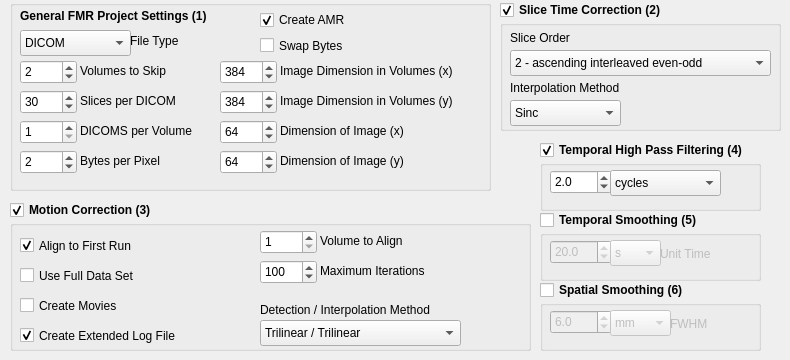
     <widget class="QWidget" name="tabFMR">
      <attribute name="title">
       <string>FMR</string>
      </attribute>
      <widget class="QGroupBox" name="fmrSGS">
       <property name="enabled">
        <bool>false</bool>
       </property>
       <property name="geometry">
        <rect>
         <x>540</x>
         <y>300</y>
         <width>221</width>
         <height>51</height>
        </rect>
       </property>
       <property name="title">
        <string/>
       </property>
       <property name="checkable">
        <bool>false</bool>
       </property>
       <property name="checked">
        <bool>false</bool>
       </property>
       <widget class="QDoubleSpinBox" name="fmrSGSvalue">
        <property name="geometry">
         <rect>
          <x>10</x>
          <y>10</y>
          <width>62</width>
          <height>24</height>
         </rect>
        </property>
        <property name="decimals">
         <number>1</number>
        </property>
        <property name="value">
         <double>6.000000000000000</double>
        </property>
       </widget>
       <widget class="QComboBox" name="fmrSGSunit">
        <property name="geometry">
         <rect>
          <x>70</x>
          <y>10</y>
          <width>61</width>
          <height>26</height>
         </rect>
        </property>
        <property name="currentText">
         <string>mm</string>
        </property>
        <item>
         <property name="text">
          <string>mm</string>
         </property>
        </item>
        <item>
         <property name="text">
          <string>px</string>
         </property>
        </item>
       </widget>
       <widget class="QLabel" name="fmrFWHMLabel">
        <property name="geometry">
         <rect>
          <x>130</x>
          <y>13</y>
          <width>62</width>
          <height>21</height>
         </rect>
        </property>
        <property name="text">
         <string>FWHM</string>
        </property>
       </widget>
      </widget>
      <widget class="QGroupBox" name="MoCo">
       <property name="enabled">
        <bool>true</bool>
       </property>
       <property name="geometry">
        <rect>
         <x>10</x>
         <y>220</y>
         <width>521</width>
         <height>131</height>
        </rect>
       </property>
       <property name="title">
        <string/>
       </property>
       <widget class="QCheckBox" name="existsTargetFMR">
        <property name="geometry">
         <rect>
          <x>10</x>
          <y>10</y>
          <width>141</width>
          <height>31</height>
         </rect>
        </property>
        <property name="text">
         <string>Align to First Run</string>
        </property>
        <property name="checked">
         <bool>true</bool>
        </property>
       </widget>
       <widget class="QSpinBox" name="targetVolNum">
        <property name="geometry">
         <rect>
          <x>250</x>
          <y>10</y>
          <width>57</width>
          <height>24</height>
         </rect>
        </property>
        <property name="minimum">
         <number>1</number>
        </property>
        <property name="value">
         <number>1</number>
        </property>
       </widget>
       <widget class="QLabel" name="targetVolNumLabel">
        <property name="geometry">
         <rect>
          <x>310</x>
          <y>10</y>
          <width>101</width>
          <height>21</height>
         </rect>
        </property>
        <property name="text">
         <string>Volume to Align</string>
        </property>
       </widget>
       <widget class="QComboBox" name="mocoInterpolationMethod">
        <property name="geometry">
         <rect>
          <x>250</x>
          <y>100</y>
          <width>201</width>
          <height>26</height>
         </rect>
        </property>
        <property name="currentText">
         <string>Trilinear / Trilinear</string>
        </property>
        <property name="currentIndex">
         <number>0</number>
        </property>
        <item>
         <property name="text">
          <string>Trilinear / Trilinear</string>
         </property>
        </item>
        <item>
         <property name="text">
          <string>Trilinear / Sinc</string>
         </property>
        </item>
        <item>
         <property name="text">
          <string>Sinc / Sinc</string>
         </property>
        </item>
       </widget>
       <widget class="QCheckBox" name="useFullDataset">
        <property name="geometry">
         <rect>
          <x>10</x>
          <y>40</y>
          <width>141</width>
          <height>31</height>
         </rect>
        </property>
        <property name="text">
         <string>Use Full Data Set</string>
        </property>
        <property name="checked">
         <bool>false</bool>
        </property>
        <property name="tristate">
         <bool>false</bool>
        </property>
       </widget>
       <widget class="QSpinBox" name="maxNumIterations">
        <property name="geometry">
         <rect>
          <x>250</x>
          <y>40</y>
          <width>57</width>
          <height>24</height>
         </rect>
        </property>
        <property name="minimum">
         <number>1</number>
        </property>
        <property name="maximum">
         <number>999</number>
        </property>
        <property name="value">
         <number>100</number>
        </property>
       </widget>
       <widget class="QLabel" name="maxNumIterationsLabel">
        <property name="geometry">
         <rect>
          <x>310</x>
          <y>40</y>
          <width>131</width>
          <height>21</height>
         </rect>
        </property>
        <property name="text">
         <string>Maximum Iterations</string>
        </property>
       </widget>
       <widget class="QCheckBox" name="createMovies">
        <property name="geometry">
         <rect>
          <x>10</x>
          <y>70</y>
          <width>141</width>
          <height>31</height>
         </rect>
        </property>
        <property name="text">
         <string>Create Movies</string>
        </property>
        <property name="checked">
         <bool>false</bool>
        </property>
       </widget>
       <widget class="QCheckBox" name="createExtendedLogFile">
        <property name="geometry">
         <rect>
          <x>10</x>
          <y>100</y>
          <width>181</width>
          <height>31</height>
         </rect>
        </property>
        <property name="text">
         <string>Create Extended Log File</string>
        </property>
        <property name="checked">
         <bool>true</bool>
        </property>
       </widget>
       <widget class="QLabel" name="mocoInterpolationMethodLabel">
        <property name="geometry">
         <rect>
          <x>250</x>
          <y>80</y>
          <width>221</width>
          <height>20</height>
         </rect>
        </property>
        <property name="text">
         <string>Detection / Interpolation Method</string>
        </property>
       </widget>
      </widget>
      <widget class="QCheckBox" name="doMotionCorrection">
       <property name="geometry">
        <rect>
         <x>10</x>
         <y>200</y>
         <width>171</width>
         <height>20</height>
        </rect>
       </property>
       <property name="font">
        <font>
         <weight>75</weight>
         <bold>true</bold>
        </font>
       </property>
       <property name="text">
        <string>Motion Correction (3)</string>
       </property>
       <property name="checked">
        <bool>true</bool>
       </property>
      </widget>
      <widget class="QCheckBox" name="doTemporalSmoothing">
       <property name="geometry">
        <rect>
         <x>540</x>
         <y>210</y>
         <width>201</width>
         <height>20</height>
        </rect>
       </property>
       <property name="font">
        <font>
         <weight>75</weight>
         <bold>true</bold>
        </font>
       </property>
       <property name="text">
        <string>Temporal Smoothing (5)</string>
       </property>
      </widget>
      <widget class="QGroupBox" name="TGS">
       <property name="enabled">
        <bool>false</bool>
       </property>
       <property name="geometry">
        <rect>
         <x>540</x>
         <y>230</y>
         <width>221</width>
         <height>51</height>
        </rect>
       </property>
       <property name="title">
        <string/>
       </property>
       <widget class="QDoubleSpinBox" name="TGSvalue">
        <property name="geometry">
         <rect>
          <x>10</x>
          <y>10</y>
          <width>62</width>
          <height>24</height>
         </rect>
        </property>
        <property name="decimals">
         <number>1</number>
        </property>
        <property name="value">
         <double>20.000000000000000</double>
        </property>
       </widget>
       <widget class="QComboBox" name="TGSunit">
        <property name="geometry">
         <rect>
          <x>70</x>
          <y>10</y>
          <width>51</width>
          <height>26</height>
         </rect>
        </property>
        <property name="currentText">
         <string>s</string>
        </property>
        <item>
         <property name="text">
          <string>s</string>
         </property>
        </item>
        <item>
         <property name="text">
          <string>TR</string>
         </property>
        </item>
       </widget>
       <widget class="QLabel" name="TGSunitLabel">
        <property name="geometry">
         <rect>
          <x>120</x>
          <y>13</y>
          <width>71</width>
          <height>21</height>
         </rect>
        </property>
        <property name="text">
         <string>Unit Time</string>
        </property>
       </widget>
      </widget>
      <widget class="QCheckBox" name="doTemporalHighPassFiltering">
       <property name="geometry">
        <rect>
         <x>540</x>
         <y>140</y>
         <width>241</width>
         <height>20</height>
        </rect>
       </property>
       <property name="font">
        <font>
         <weight>75</weight>
         <bold>true</bold>
        </font>
       </property>
       <property name="text">
        <string>Temporal High Pass Filtering (4)</string>
       </property>
       <property name="checked">
        <bool>true</bool>
       </property>
      </widget>
      <widget class="QGroupBox" name="STC">
       <property name="geometry">
        <rect>
         <x>500</x>
         <y>20</y>
         <width>281</width>
         <height>111</height>
        </rect>
       </property>
       <property name="title">
        <string/>
       </property>
       <widget class="QComboBox" name="sliceOrder">
        <property name="geometry">
         <rect>
          <x>10</x>
          <y>30</y>
          <width>261</width>
          <height>26</height>
         </rect>
        </property>
        <property name="currentText">
         <string>2 - ascending interleaved even-odd</string>
        </property>
        <property name="currentIndex">
         <number>2</number>
        </property>
        <item>
         <property name="text">
          <string>0 - ascending</string>
         </property>
        </item>
        <item>
         <property name="text">
          <string>1 - ascending interleaved odd-even</string>
         </property>
        </item>
        <item>
         <property name="text">
          <string>2 - ascending interleaved even-odd</string>
         </property>
        </item>
        <item>
         <property name="text">
          <string>10 - descending</string>
         </property>
        </item>
        <item>
         <property name="text">
          <string>11 - descending interleaved odd-even</string>
         </property>
        </item>
        <item>
         <property name="text">
          <string>12 - descending interleaved even-odd</string>
         </property>
        </item>
       </widget>
       <widget class="QComboBox" name="stcInterpolationMethod">
        <property name="geometry">
         <rect>
          <x>10</x>
          <y>80</y>
          <width>111</width>
          <height>26</height>
         </rect>
        </property>
        <property name="currentText">
         <string>Sinc</string>
        </property>
        <property name="currentIndex">
         <number>1</number>
        </property>
        <item>
         <property name="text">
          <string>Trilinear</string>
         </property>
        </item>
        <item>
         <property name="text">
          <string>Sinc</string>
         </property>
        </item>
       </widget>
       <widget class="QLabel" name="stcInterpolationMethodLabel">
        <property name="geometry">
         <rect>
          <x>10</x>
          <y>60</y>
          <width>141</width>
          <height>16</height>
         </rect>
        </property>
        <property name="text">
         <string>Interpolation Method</string>
        </property>
       </widget>
       <widget class="QLabel" name="sliceOrderLabel">
        <property name="geometry">
         <rect>
          <x>10</x>
          <y>10</y>
          <width>71</width>
          <height>16</height>
         </rect>
        </property>
        <property name="text">
         <string>Slice Order</string>
        </property>
       </widget>
      </widget>
      <widget class="QGroupBox" name="THP">
       <property name="geometry">
        <rect>
         <x>540</x>
         <y>160</y>
         <width>221</width>
         <height>51</height>
        </rect>
       </property>
       <property name="title">
        <string/>
       </property>
       <widget class="QDoubleSpinBox" name="THPvalue">
        <property name="geometry">
         <rect>
          <x>10</x>
          <y>10</y>
          <width>62</width>
          <height>24</height>
         </rect>
        </property>
        <property name="decimals">
         <number>1</number>
        </property>
        <property name="value">
         <double>2.000000000000000</double>
        </property>
       </widget>
       <widget class="QComboBox" name="THPunit">
        <property name="geometry">
         <rect>
          <x>70</x>
          <y>10</y>
          <width>111</width>
          <height>26</height>
         </rect>
        </property>
        <property name="editable">
         <bool>false</bool>
        </property>
        <property name="currentText">
         <string>cycles</string>
        </property>
        <item>
         <property name="text">
          <string>cycles</string>
         </property>
        </item>
        <item>
         <property name="text">
          <string>Hz</string>
         </property>
        </item>
       </widget>
      </widget>
      <widget class="QGroupBox" name="FMR">
       <property name="geometry">
        <rect>
         <x>10</x>
         <y>0</y>
         <width>481</width>
         <height>191</height>
        </rect>
       </property>
       <property name="title">
        <string/>
       </property>
       <widget class="QSpinBox" name="skipVols">
        <property name="geometry">
         <rect>
          <x>10</x>
          <y>60</y>
          <width>57</width>
          <height>24</height>
         </rect>
        </property>
        <property name="value">
         <number>2</number>
        </property>
       </widget>
       <widget class="QLabel" name="skipVolsLabel">
        <property name="geometry">
         <rect>
          <x>70</x>
          <y>60</y>
          <width>111</width>
          <height>21</height>
         </rect>
        </property>
        <property name="text">
         <string>Volumes to Skip</string>
        </property>
       </widget>
       <widget class="QSpinBox" name="numSlices">
        <property name="geometry">
         <rect>
          <x>10</x>
          <y>90</y>
          <width>57</width>
          <height>24</height>
         </rect>
        </property>
        <property name="minimum">
         <number>1</number>
        </property>
        <property name="value">
         <number>30</number>
        </property>
       </widget>
       <widget class="QSpinBox" name="sizeX">
        <property name="geometry">
         <rect>
          <x>210</x>
          <y>120</y>
          <width>57</width>
          <height>24</height>
         </rect>
        </property>
        <property name="maximum">
         <number>999</number>
        </property>
        <property name="value">
         <number>64</number>
        </property>
       </widget>
       <widget class="QSpinBox" name="mosaicSizeY">
        <property name="geometry">
         <rect>
          <x>210</x>
          <y>90</y>
          <width>57</width>
          <height>24</height>
         </rect>
        </property>
        <property name="maximum">
         <number>990</number>
        </property>
        <property name="value">
         <number>384</number>
        </property>
       </widget>
       <widget class="QSpinBox" name="mosaicSizeX">
        <property name="geometry">
         <rect>
          <x>210</x>
          <y>60</y>
          <width>57</width>
          <height>24</height>
         </rect>
        </property>
        <property name="maximum">
         <number>999</number>
        </property>
        <property name="value">
         <number>384</number>
        </property>
       </widget>
       <widget class="QLabel" name="numSlicesLabel">
        <property name="geometry">
         <rect>
          <x>70</x>
          <y>90</y>
          <width>111</width>
          <height>21</height>
         </rect>
        </property>
        <property name="text">
         <string>Slices per DICOM</string>
        </property>
       </widget>
       <widget class="QCheckBox" name="createAMR">
        <property name="geometry">
         <rect>
          <x>250</x>
          <y>10</y>
          <width>101</width>
          <height>20</height>
         </rect>
        </property>
        <property name="text">
         <string>Create AMR</string>
        </property>
        <property name="checked">
         <bool>true</bool>
        </property>
       </widget>
       <widget class="QSpinBox" name="sizeY">
        <property name="geometry">
         <rect>
          <x>210</x>
          <y>150</y>
          <width>57</width>
          <height>24</height>
         </rect>
        </property>
        <property name="maximum">
         <number>999</number>
        </property>
        <property name="value">
         <number>64</number>
        </property>
       </widget>
       <widget class="QLabel" name="mosaicSizeXLabel">
        <property name="geometry">
         <rect>
          <x>270</x>
          <y>60</y>
          <width>241</width>
          <height>21</height>
         </rect>
        </property>
        <property name="text">
         <string>Image Dimension in Volumes (x)</string>
        </property>
       </widget>
       <widget class="QLabel" name="mosaicSizeYLabel">
        <property name="geometry">
         <rect>
          <x>270</x>
          <y>90</y>
          <width>241</width>
          <height>21</height>
         </rect>
        </property>
        <property name="text">
         <string>Image Dimension in Volumes (y)</string>
        </property>
       </widget>
       <widget class="QLabel" name="sizeXLabel">
        <property name="geometry">
         <rect>
          <x>270</x>
          <y>120</y>
          <width>151</width>
          <height>21</height>
         </rect>
        </property>
        <property name="text">
         <string>Dimension of Image (x)</string>
        </property>
       </widget>
       <widget class="QLabel" name="sizeYLabel">
        <property name="geometry">
         <rect>
          <x>270</x>
          <y>150</y>
          <width>151</width>
          <height>21</height>
         </rect>
        </property>
        <property name="text">
         <string>Dimension of Image (y)</string>
        </property>
       </widget>
       <widget class="QCheckBox" name="byteSwap">
        <property name="geometry">
         <rect>
          <x>250</x>
          <y>30</y>
          <width>101</width>
          <height>31</height>
         </rect>
        </property>
        <property name="text">
         <string>Swap Bytes</string>
        </property>
        <property name="checked">
         <bool>false</bool>
        </property>
       </widget>
       <widget class="QSpinBox" name="bytesPerPixel">
        <property name="geometry">
         <rect>
          <x>10</x>
          <y>150</y>
          <width>57</width>
          <height>24</height>
         </rect>
        </property>
        <property name="maximum">
         <number>999</number>
        </property>
        <property name="value">
         <number>2</number>
        </property>
       </widget>
       <widget class="QLabel" name="bytesPerPixelLabel">
        <property name="geometry">
         <rect>
          <x>70</x>
          <y>150</y>
          <width>91</width>
          <height>21</height>
         </rect>
        </property>
        <property name="text">
         <string>Bytes per Pixel</string>
        </property>
       </widget>
       <widget class="QSpinBox" name="numImgPerVol">
        <property name="geometry">
         <rect>
          <x>10</x>
          <y>120</y>
          <width>57</width>
          <height>24</height>
         </rect>
        </property>
        <property name="minimum">
         <number>1</number>
        </property>
        <property name="value">
         <number>1</number>
        </property>
       </widget>
       <widget class="QLabel" name="numImgPerVolLabel">
        <property name="geometry">
         <rect>
          <x>70</x>
          <y>120</y>
          <width>131</width>
          <height>21</height>
         </rect>
        </property>
        <property name="text">
         <string>DICOMS per Volume</string>
        </property>
       </widget>
       <widget class="QComboBox" name="fileType">
        <property name="geometry">
         <rect>
          <x>10</x>
          <y>30</y>
          <width>111</width>
          <height>26</height>
         </rect>
        </property>
        <property name="currentText">
         <string>DICOM</string>
        </property>
        <item>
         <property name="text">
          <string>DICOM</string>
         </property>
        </item>
       </widget>
       <widget class="QLabel" name="fileTypeLabel">
        <property name="geometry">
         <rect>
          <x>120</x>
          <y>30</y>
          <width>61</width>
          <height>21</height>
         </rect>
        </property>
        <property name="text">
         <string>File Type</string>
        </property>
       </widget>
       <widget class="QLabel" name="projectSettingsLabel">
        <property name="geometry">
         <rect>
          <x>10</x>
          <y>5</y>
          <width>231</width>
          <height>21</height>
         </rect>
        </property>
        <property name="font">
         <font>
          <weight>75</weight>
          <bold>true</bold>
         </font>
        </property>
        <property name="text">
         <string>General FMR Project Settings (1)</string>
        </property>
       </widget>
      </widget>
      <widget class="QCheckBox" name="fmrDoSpatialSmoothing">
       <property name="enabled">
        <bool>true</bool>
       </property>
       <property name="geometry">
        <rect>
         <x>540</x>
         <y>280</y>
         <width>221</width>
         <height>20</height>
        </rect>
       </property>
       <property name="font">
        <font>
         <weight>75</weight>
         <bold>true</bold>
        </font>
       </property>
       <property name="text">
        <string>Spatial Smoothing (6)</string>
       </property>
      </widget>
      <widget class="QCheckBox" name="doSliceTimeCorrection">
       <property name="geometry">
        <rect>
         <x>500</x>
         <y>0</y>
         <width>201</width>
         <height>20</height>
        </rect>
       </property>
       <property name="font">
        <font>
         <weight>75</weight>
         <bold>true</bold>
        </font>
       </property>
       <property name="text">
        <string>Slice Time Correction (2)</string>
       </property>
       <property name="checked">
        <bool>true</bool>
       </property>
      </widget>
     </widget>
